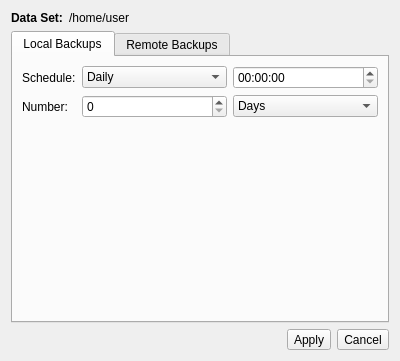
<?xml version="1.0" encoding="UTF-8"?>
<ui version="4.0">
 <class>Dialog</class>
 <widget class="QDialog" name="Dialog">
  <property name="geometry">
   <rect>
    <x>0</x>
    <y>0</y>
    <width>400</width>
    <height>315</height>
   </rect>
  </property>
  <property name="windowTitle">
   <string>Dialog</string>
  </property>
  <layout class="QVBoxLayout" name="verticalLayout">
   <item>
    <layout class="QFormLayout" name="formLayout">
     <item row="0" column="0">
      <widget class="QLabel" name="label">
       <property name="font">
        <font>
         <weight>75</weight>
         <bold>true</bold>
        </font>
       </property>
       <property name="text">
        <string>Data Set:</string>
       </property>
      </widget>
     </item>
     <item row="0" column="1">
      <widget class="QLabel" name="label_2">
       <property name="text">
        <string>/home/user</string>
       </property>
      </widget>
     </item>
    </layout>
   </item>
   <item>
    <widget class="QTabWidget" name="tabWidget">
     <property name="currentIndex">
      <number>0</number>
     </property>
     <widget class="QWidget" name="tab_local">
      <attribute name="title">
       <string>Local Backups</string>
      </attribute>
      <layout class="QFormLayout" name="formLayout_2">
       <item row="0" column="0">
        <widget class="QLabel" name="label_3">
         <property name="text">
          <string>Schedule:</string>
         </property>
        </widget>
       </item>
       <item row="0" column="1">
        <layout class="QHBoxLayout" name="horizontalLayout_2">
         <item>
          <widget class="QComboBox" name="comboBox">
           <item>
            <property name="text">
             <string>Daily</string>
            </property>
           </item>
           <item>
            <property name="text">
             <string>Hourly</string>
            </property>
           </item>
           <item>
            <property name="text">
             <string>30 minutes</string>
            </property>
           </item>
           <item>
            <property name="text">
             <string>10 minutes</string>
            </property>
           </item>
           <item>
            <property name="text">
             <string>5 minutes</string>
            </property>
           </item>
          </widget>
         </item>
         <item>
          <widget class="QTimeEdit" name="timeEdit"/>
         </item>
        </layout>
       </item>
       <item row="1" column="1">
        <layout class="QHBoxLayout" name="horizontalLayout_3">
         <item>
          <widget class="QSpinBox" name="spinBox"/>
         </item>
         <item>
          <widget class="QComboBox" name="comboBox_2">
           <item>
            <property name="text">
             <string>Days</string>
            </property>
           </item>
           <item>
            <property name="text">
             <string>Total</string>
            </property>
           </item>
          </widget>
         </item>
        </layout>
       </item>
       <item row="1" column="0">
        <widget class="QLabel" name="label_4">
         <property name="text">
          <string>Number:</string>
         </property>
        </widget>
       </item>
      </layout>
     </widget>
     <widget class="QWidget" name="tab_remote">
      <attribute name="title">
       <string>Remote Backups</string>
      </attribute>
      <layout class="QVBoxLayout" name="verticalLayout_2">
       <item>
        <widget class="QGroupBox" name="groupReplicate">
         <property name="title">
          <string>Copy to Remote System</string>
         </property>
         <property name="checkable">
          <bool>true</bool>
         </property>
         <property name="checked">
          <bool>false</bool>
         </property>
         <layout class="QGridLayout" name="gridLayout_5">
          <item row="0" column="0">
           <layout class="QHBoxLayout" name="horizontalLayout_8">
            <item>
             <widget class="QLabel" name="label_9">
              <property name="text">
               <string>Host Name</string>
              </property>
             </widget>
            </item>
            <item>
             <widget class="QLineEdit" name="lineHostName"/>
            </item>
           </layout>
          </item>
          <item row="1" column="0">
           <layout class="QHBoxLayout" name="horizontalLayout_7">
            <item>
             <widget class="QLabel" name="label_10">
              <property name="text">
               <string>User Name</string>
              </property>
             </widget>
            </item>
            <item>
             <widget class="QLineEdit" name="lineUserName"/>
            </item>
           </layout>
          </item>
          <item row="2" column="0">
           <layout class="QHBoxLayout" name="horizontalLayout_4">
            <item>
             <widget class="QLabel" name="label_5">
              <property name="sizePolicy">
               <sizepolicy hsizetype="Maximum" vsizetype="Preferred">
                <horstretch>0</horstretch>
                <verstretch>0</verstretch>
               </sizepolicy>
              </property>
              <property name="text">
               <string>SSH Port</string>
              </property>
             </widget>
            </item>
            <item>
             <spacer name="horizontalSpacer_2">
              <property name="orientation">
               <enum>Qt::Horizontal</enum>
              </property>
              <property name="sizeType">
               <enum>QSizePolicy::Fixed</enum>
              </property>
              <property name="sizeHint" stdset="0">
               <size>
                <width>40</width>
                <height>20</height>
               </size>
              </property>
             </spacer>
            </item>
            <item>
             <widget class="QSpinBox" name="spinPort">
              <property name="maximum">
               <number>999999</number>
              </property>
              <property name="value">
               <number>22</number>
              </property>
             </widget>
            </item>
            <item>
             <spacer name="horizontalSpacer_3">
              <property name="orientation">
               <enum>Qt::Horizontal</enum>
              </property>
              <property name="sizeHint" stdset="0">
               <size>
                <width>40</width>
                <height>20</height>
               </size>
              </property>
             </spacer>
            </item>
           </layout>
          </item>
          <item row="3" column="0">
           <layout class="QHBoxLayout" name="horizontalLayout_5">
            <item>
             <widget class="QLabel" name="label_14">
              <property name="text">
               <string>Remote Dataset</string>
              </property>
             </widget>
            </item>
            <item>
             <widget class="QLineEdit" name="lineRemoteDataset"/>
            </item>
           </layout>
          </item>
          <item row="4" column="0">
           <widget class="QGroupBox" name="groupBox">
            <property name="title">
             <string>Frequency</string>
            </property>
            <layout class="QGridLayout" name="gridLayout_3">
             <item row="0" column="0">
              <widget class="QRadioButton" name="radioSYNC">
               <property name="text">
                <string>With snapshot creation (Best for daily snapshots)</string>
               </property>
               <property name="checked">
                <bool>true</bool>
               </property>
              </widget>
             </item>
             <item row="1" column="0">
              <layout class="QHBoxLayout" name="horizontalLayout_6">
               <item>
                <widget class="QRadioButton" name="radioRepTime">
                 <property name="text">
                  <string>Daily at:</string>
                 </property>
                </widget>
               </item>
               <item>
                <widget class="QTimeEdit" name="timeEdit_2"/>
               </item>
               <item>
                <spacer name="horizontalSpacer_9">
                 <property name="orientation">
                  <enum>Qt::Horizontal</enum>
                 </property>
                 <property name="sizeHint" stdset="0">
                  <size>
                   <width>40</width>
                   <height>20</height>
                  </size>
                 </property>
                </spacer>
               </item>
              </layout>
             </item>
            </layout>
           </widget>
          </item>
         </layout>
        </widget>
       </item>
      </layout>
     </widget>
    </widget>
   </item>
   <item>
    <layout class="QHBoxLayout" name="horizontalLayout">
     <item>
      <spacer name="horizontalSpacer">
       <property name="orientation">
        <enum>Qt::Horizontal</enum>
       </property>
       <property name="sizeHint" stdset="0">
        <size>
         <width>40</width>
         <height>20</height>
        </size>
       </property>
      </spacer>
     </item>
     <item>
      <widget class="QToolButton" name="tool_save">
       <property name="text">
        <string>Apply</string>
       </property>
      </widget>
     </item>
     <item>
      <widget class="QToolButton" name="toolButton">
       <property name="text">
        <string>Cancel</string>
       </property>
      </widget>
     </item>
    </layout>
   </item>
  </layout>
 </widget>
 <resources/>
 <connections/>
</ui>
